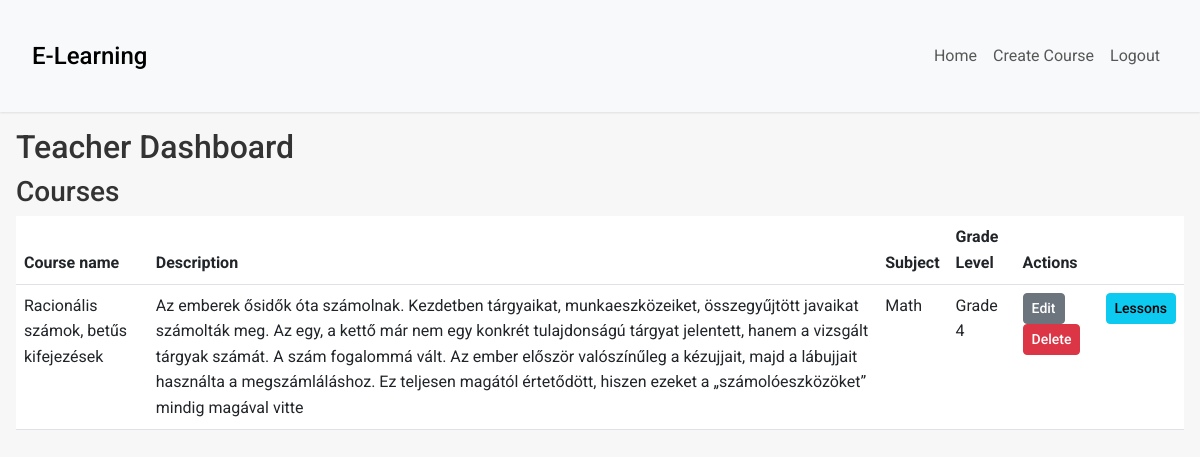
The app's page /elearning/teacher_dashboard/ (signed in) with its own data.
### elearning/models.py (models this page shows, shortened)
class Course(models.Model):
    SUBJECTS = (
        ('math', 'Math'),
        ('grammar', 'Grammar'),
        ('history', 'History'),
        ('physics', 'Physics'),
    )
    GRADES = (
        (4, 'Grade 4'),
        (5, 'Grade 5'),
        (6, 'Grade 6'),
    )
    title = models.CharField(max_length=200)
    description = models.TextField()
    teacher = models.ForeignKey(settings.AUTH_USER_MODEL, on_delete=models.CASCADE)
    subject = models.CharField(max_length=20, choices=SUBJECTS)
    grade_level = models.IntegerField(choices=GRADES)

### elearning/views.py (the view, shortened to what this page needs)
# urls.py: path('teacher_dashboard/', views.TeacherDashboardView.as_view(), name='teacher_dashboard'),
class TeacherDashboardView(LoginRequiredMixin, UserPassesTestMixin, TemplateView):
    template_name = 'elearning/teacher_dashboard.html'
    def get_context_data(self, **kwargs):
        context = super().get_context_data(**kwargs)
        context['courses'] = Course.objects.filter(teacher=self.request.user)
        context['course_form'] = CourseForm()
        context['lesson_form'] = LessonForm()
        course_lessons = {}
        for course in context['courses']:
            lessons = Lesson.objects.filter(course=course)
            course_lessons[course.id] = lessons
        context['course_lessons'] = course_lessons
        return context
    def test_func(self):
        return self.request.user.is_authenticated and self.request.user.is_teacher

### elearning/templates/elearning/teacher_dashboard.html (shortened to what this page needs)
{% extends 'elearning/base1.html' %}
{% block content %}
  <h2>Teacher Dashboard</h2>
  {% if courses %}
    <h3>Courses</h3>
    <table class="table">
      <thead>
        <tr>
          <th>Course name</th>
          <th>Description</th>
          <th>Subject</th>
          <th>Grade Level</th>
          <th>Actions</th>
          <th></th>
        </tr>
      </thead>
      <tbody>
        {% for course in courses %}
          <tr>
            <td>{{ course.title }}</td>
            <td>{{ course.description }}</td>
            <td>{{ course.get_subject_display }}</td>
            <td>{{ course.get_grade_level_display }}</td>
            <td>
              <a href="{% url 'elearning:course_update' course.pk %}" class="btn btn-secondary btn-sm">Edit</a>
              <a href="{% url 'elearning:course_delete' course.pk %}" class="btn btn-danger btn-sm">Delete</a>
            </td>
            <td>
              <button type="button" class="btn btn-info btn-sm" onclick="toggleLessons({{ course.pk }})">Lessons</button>
            </td>
          </tr>
        {% endfor %}
      </tbody>
    </table>
  {% else %}
    <p>You don't have any courses yet.</p>
  {% endif %}
{% endblock %}

### elearning/static/styles.css (style rules this page uses)
body { font-family: 'Roboto', sans-serif; background-color: #f7f7f7; color: #333; line-height: 1.6; }
h1, h2, h3, h4, h5, h6 { font-weight: 500; }
a { color: #007bff; text-decoration: none; }
.btn { border-radius: 4px; font-weight: 500; transition: all 0.3s ease; }

### records on screen
Course: title "Racionális számok, betűs kifejezések", description "Az emberek ősidők óta számolnak. Kezdetben tárgyaikat, munkaeszközeiket, összegyűjtött javaikat számolták meg. Az egy, a kettő már nem egy konkrét tulajdonságú tárgyat jelentett, hanem a vizsgált tárgyak számát. A szám fogalommá vált. Az ember először valószínűleg a kézujjait, majd a lábujjait használta a megszámláláshoz. Ez teljesen magától értetődött, hiszen ezeket a „számolóeszközöket” mindig magával vitte", subject "Math", grade_level "Grade 4"
